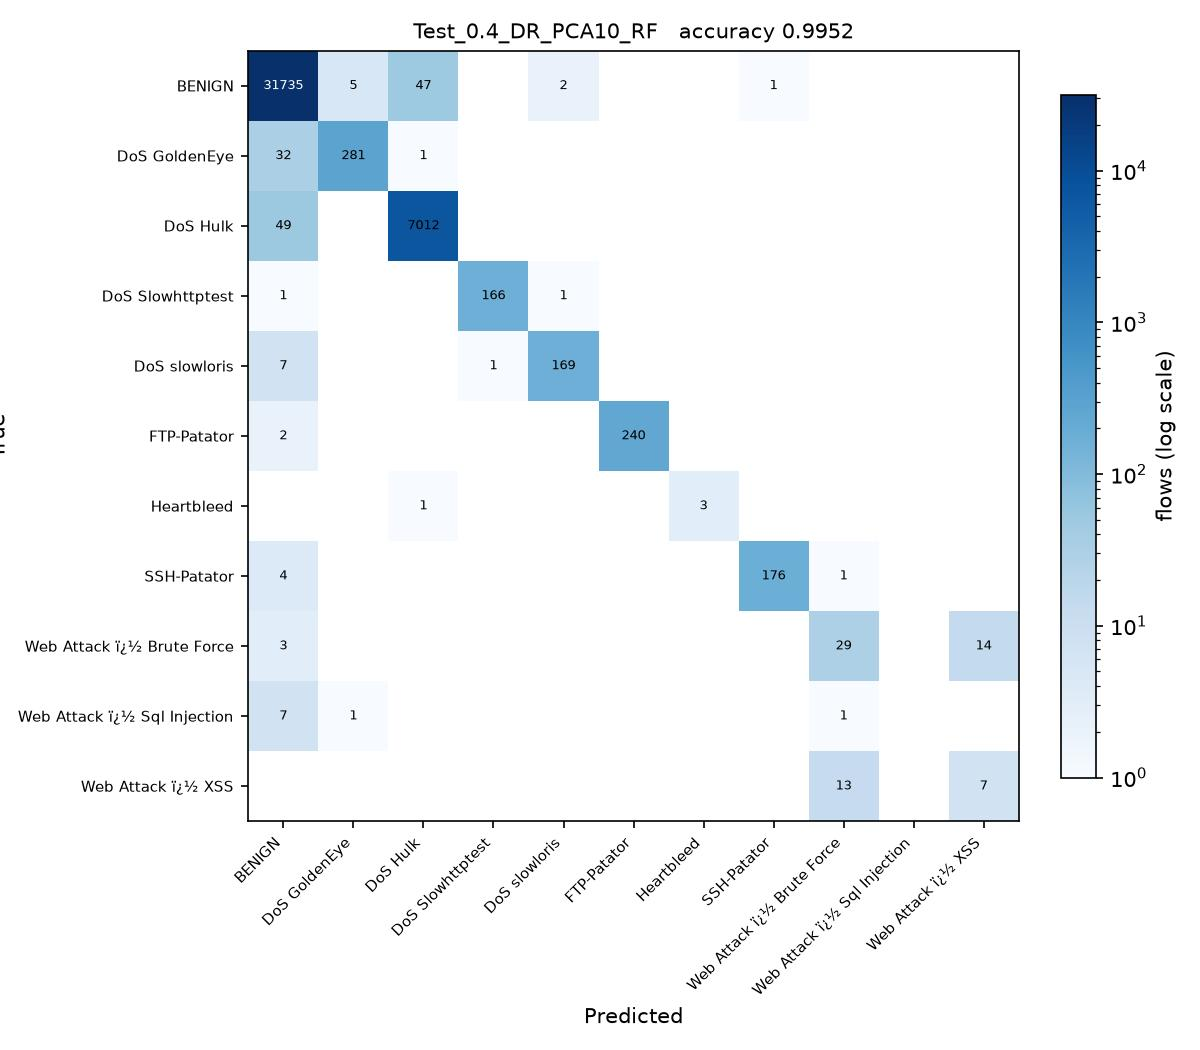

Write the Python code that produced this figure.
# Test_0.4_DR_PCA10_RF.py
#
# Test size 0.4  |  PCA, 10 components  |  Random Forest (sheet #7)
#
# This is SGDC_60_40.py with the changes marked CHANGE below and nothing else.
#
# Taken from the sheet unchanged.

import os
from pathlib import Path

# CHANGE 1: run from the project folder, so the CSV names below resolve, and
# read them as latin-1. The Web Attack labels contain byte 0x96, which the
# default utf-8 decoder rejects with UnicodeDecodeError.
os.chdir(Path(__file__).resolve().parent.parent)
import numpy as np
import pandas as pd

df1 = pd.read_csv(r'C:\Users\Karthika\OneDrive\Desktop\ACN_PCA_75_Runs\Scripts\Tuesday-WorkingHours.pcap_ISCX (1).csv', low_memory=True, encoding='latin-1')
df2 = pd.read_csv(r'C:\Users\Karthika\OneDrive\Desktop\ACN_PCA_75_Runs\Scripts\Wednesday-workingHours.pcap_ISCX.csv', low_memory=True, encoding='latin-1')
df3 = pd.read_csv(r'C:\Users\Karthika\OneDrive\Desktop\ACN_PCA_75_Runs\Scripts\Thursday-WorkingHours-Morning-WebAttacks.pcap_ISCX.csv', low_memory=True, encoding='latin-1')

dataset = pd.concat([df1, df2, df3], ignore_index=True)

dataset.columns = dataset.columns.str.strip()

# CHANGE 2: a stratified sample of 100000 flows, the same for every run.
# The full three captures hold about 1.3 million flows, which makes 75 runs
# impractical. At least 50 flows of every class are kept.
label = dataset.columns[-1]
dataset = pd.concat(
    [g.sample(n=min(len(g), max(50, round(100000 * len(g) / len(dataset)))), random_state=0)
     for _, g in dataset.groupby(label)],
    ignore_index=True
)

X = dataset.iloc[:, :-1]
y = dataset.iloc[:, -1]

X = X.apply(pd.to_numeric, errors='coerce')

X.replace([np.inf, -np.inf], np.nan, inplace=True)

from sklearn.impute import SimpleImputer

imputer = SimpleImputer(missing_values=np.nan, strategy='mean')
X = imputer.fit_transform(X)

from sklearn.preprocessing import LabelEncoder

labelencoder_y = LabelEncoder()
y = labelencoder_y.fit_transform(y)

from sklearn.model_selection import train_test_split

X_train, X_test, y_train, y_test = train_test_split(
    X,
    y,
    test_size=0.4,   # CHANGE 3: test size
    random_state=0,
    stratify=y
)

# CHANGE 4: PCA, from PCA_LDA_KErnel_PCA_CODE.pdf (fitted on training data only).
# PCA follows the directions of largest variance, so the features have to be on
# a common scale first, otherwise the components just track whichever column has
# the biggest units. The scaler is fitted on the training split only.
from sklearn.preprocessing import StandardScaler
from sklearn.decomposition import PCA

scaler = StandardScaler()
X_train = scaler.fit_transform(X_train)
X_test = scaler.transform(X_test)

pca = PCA(n_components=10)
X_train = pca.fit_transform(X_train)          # no labels: PCA is unsupervised
X_test = pca.transform(X_test)
print("\nVariance explained by 10 components : {:.4f}".format(pca.explained_variance_ratio_.sum()))

# CHANGE 5: Random Forest (sheet #7) in place of SGDClassifier
from sklearn.ensemble import RandomForestClassifier

classifier = RandomForestClassifier(
    n_estimators=200,
    criterion='entropy',
    random_state=0
)

classifier.fit(X_train, y_train)

y_pred = classifier.predict(X_test) 

from sklearn.metrics import confusion_matrix
from sklearn.metrics import accuracy_score
from sklearn.metrics import precision_score
from sklearn.metrics import recall_score
from sklearn.metrics import f1_score
from sklearn.metrics import classification_report

cm = confusion_matrix(y_test, y_pred)

print("Confusion Matrix:\n")
print(cm)

print("\nAccuracy : {:.4f}".format(accuracy_score(y_test, y_pred)))
print("\nPrecision : {:.4f}".format(precision_score(y_test, y_pred, average='weighted')))
print("\nRecall : {:.4f}".format(recall_score(y_test, y_pred, average='weighted')))
print("\nF1 Score : {:.4f}".format(f1_score(y_test, y_pred, average='weighted')))

print("\nClassification Report:\n")
print(classification_report(y_test, y_pred))
# CHANGE 6: save the confusion matrix as Test_0.4_DR_PCA10_RF.jpg and record the result
import matplotlib
matplotlib.use('Agg')
import matplotlib.pyplot as plt
from matplotlib.colors import LogNorm

here = Path(__file__).resolve().parent
names = [str(c) for c in labelencoder_y.classes_]
fig, ax = plt.subplots(figsize=(8, 7))
im = ax.imshow(cm, cmap='Blues', norm=LogNorm(vmin=1))
ax.set_xticks(range(len(names)), names, rotation=45, ha='right', fontsize=7)
ax.set_yticks(range(len(names)), names, fontsize=7)
ax.set_xlabel('Predicted')
ax.set_ylabel('True')
ax.set_title('Test_0.4_DR_PCA10_RF   accuracy {:.4f}'.format(accuracy_score(y_test, y_pred)), fontsize=10)
for i in range(cm.shape[0]):
    for j in range(cm.shape[1]):
        if cm[i, j]:
            ax.text(j, i, cm[i, j], ha='center', va='center', fontsize=6,
                    color='white' if cm[i, j] > cm.max() / 3 else 'black')
fig.colorbar(im, ax=ax, fraction=0.04, label='flows (log scale)')
fig.tight_layout()
fig.savefig(here / 'Test_0.4_DR_PCA10_RF.jpg', dpi=150)
plt.close(fig)

row = pd.DataFrame([{
    'Test': 0.4, 'DR': 'PCA10', 'Clas': 'RF',
    'Acc': round(accuracy_score(y_test, y_pred), 4),
    'Pre': round(precision_score(y_test, y_pred, average='weighted', zero_division=0), 4),
    'Rec': round(recall_score(y_test, y_pred, average='weighted', zero_division=0), 4),
    'F1': round(f1_score(y_test, y_pred, average='weighted', zero_division=0), 4),
    'script': 'Test_0.4_DR_PCA10_RF',
}])
out = here.parent / 'results' / '75_runs.csv'
out.parent.mkdir(exist_ok=True)
if out.exists():
    old = pd.read_csv(out)
    row = pd.concat([old[old['script'] != 'Test_0.4_DR_PCA10_RF'], row], ignore_index=True)
row.to_csv(out, index=False)
